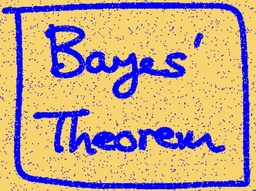
#> input picture hw6/bayes_in.jpg, 256 x 191 px, shrunk from 769 x 573 before the run
$ jupyter execute --allow-errors 'Homework 6 Sean Saito.ipynb'   (shell and % lines are left out)   (Python 2 division)   (older library calls are emulated)
#> lines starting #> are read from the running program, lines starting #| are printed output that depends on the picture
# Homework - Sean Saito

Depth Estimation Using MRF

[cell 1]
# Imports
import numpy as np
import scipy
from scipy.misc import imread
import maxflow
import matplotlib
from matplotlib import pyplot as plt
import matplotlib.image as mpimg
from PIL import Image
import cv2
matplotlib.rcParams['figure.figsize'] = (15.0, 7.5)

## Problem 2 - Noise reduction

[cell 2]
# img = Image.open("bayes_in.jpg")
img = cv2.imread("bayes_in.jpg", -1)
#> img is the input picture: shape (191, 256, 3); mean B, G, R 140.5, 164, 191.3
img = cv2.cvtColor(img, cv2.COLOR_BGR2RGB)
plt.imshow(img)

[cell 3]
img = np.array(img)

[cell 4]
threshold = 190 # Smoothness constraint
#> (the rest of this cell did not finish here and is left out)

#> (a cell that did not finish here is left out)

[cell 6]
fg = np.array([0, 0, 255])
bg = np.array([245, 210, 110])

#> (the rest of this cell did not finish here and is left out)

# Problem 3 - Depth Map

[cell 7]
right = np.array(Image.open("im2_right.png"))
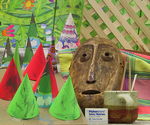
#> input picture hw6/im2_right.png, 150 x 125 px, shrunk from 450 x 375 before the run
#> right is the input picture: shape (125, 150, 3); mean R, G, B 137.4, 133.3, 83.6
left = np.array(Image.open("im2_left.png"))
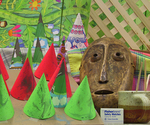
#> input picture hw6/im2_left.png, 150 x 125 px, shrunk from 450 x 375 before the run
#> left is the input picture: shape (125, 150, 3); mean R, G, B 132.6, 130.2, 82.3
left_cv = cv2.imread("im2_left.png")
right_cv = cv2.imread("im2_right.png")

[cell 8]
left.shape
#> Out = (125, 150, 3)

[cell 9]
plt.imshow(left)

[cell 10]
plt.imshow(right)

#> (a cell that did not finish here is left out)

[cell 12]
# The distance function
from numpy import linalg as LA

def dist(node, terminal):
    return LA.norm(node - terminal)

[cell 13]
# [15 lines of commented-out code are left out]

[cell 14]
disparities = 80 # number of labels
step = 1
smoothness = 30 # smaller smoothness seems to work better?

# Thd fd terms for each pixel
distances = np.zeros((left.shape[0], left.shape[1], disparities))
for i in range(left.shape[0]):
    for j in range(left.shape[1]):
        fds = []
        for k in range(0, step * disparities, step):
            if j + k < left.shape[1]:
#                 fd = dist(left[i, j], right[i, j + k])
                fd = np.mean(np.absolute(right[i, j] - left[i, j + k]))
                fds.append(fd)
            else:
                fds.append(0)
        distances[i, j] = fds

from maxflow import fastmin

labels = np.ndarray(shape=(right.shape[0],right.shape[1])).astype(int)

D = distances
V = np.zeros(shape=(disparities, disparities))

# Prior terms
for i in range(0, disparities):
    for j in range(0, disparities):
        V[i][j] = abs(i-j) * smoothness

max_cycles = 1000
#> (the rest of this cell did not finish here and is left out)

[cell 15]
print "Max label ", np.max(labels)
#| Max label  6922049824384839680
print "Min label ", np.min(labels)
#| Min label  -9223372036854775808
print "Mean ", np.mean(labels)
#| Mean  -6.67048324682901e+18
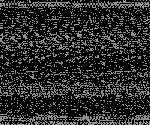
#> labels: shape (125, 150) int64; min -9.22e+18, max 6.92e+18, mean -6.67e+18; drawn with min black and max white

res = np.zeros_like(right, dtype=np.uint8)
for i in range(right.shape[0]):
    for j in range(right.shape[1]):
        res[i, j] = labels[i, j] * 25.5
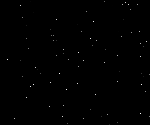
#> res: shape (125, 150, 3); min 0, max 254, mean 0.6

plt.imshow(res)
